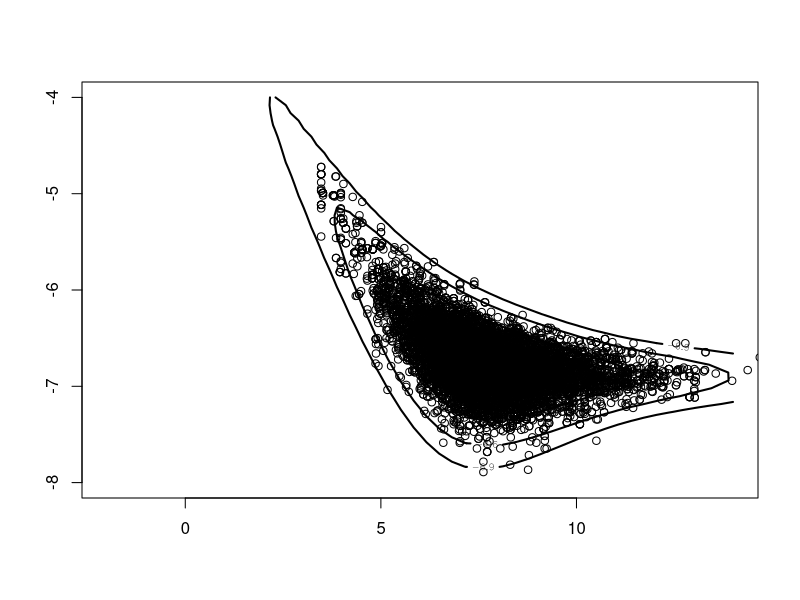
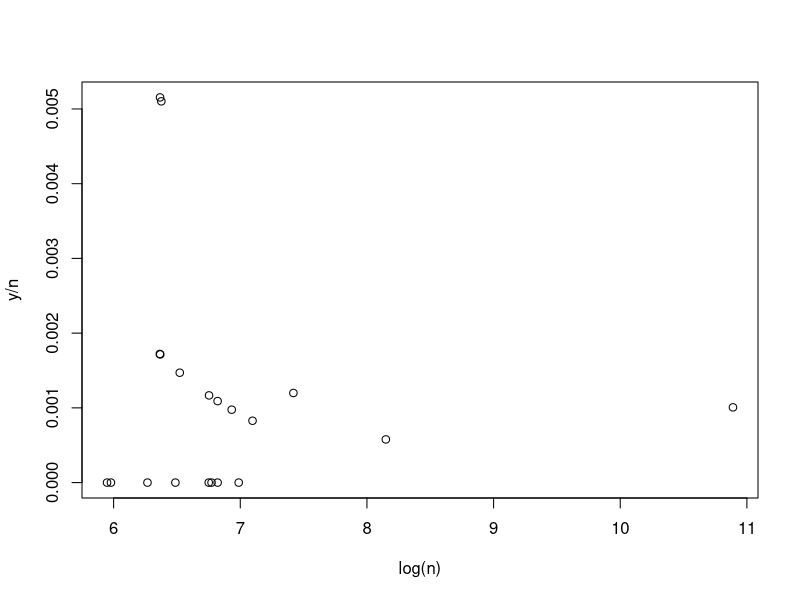
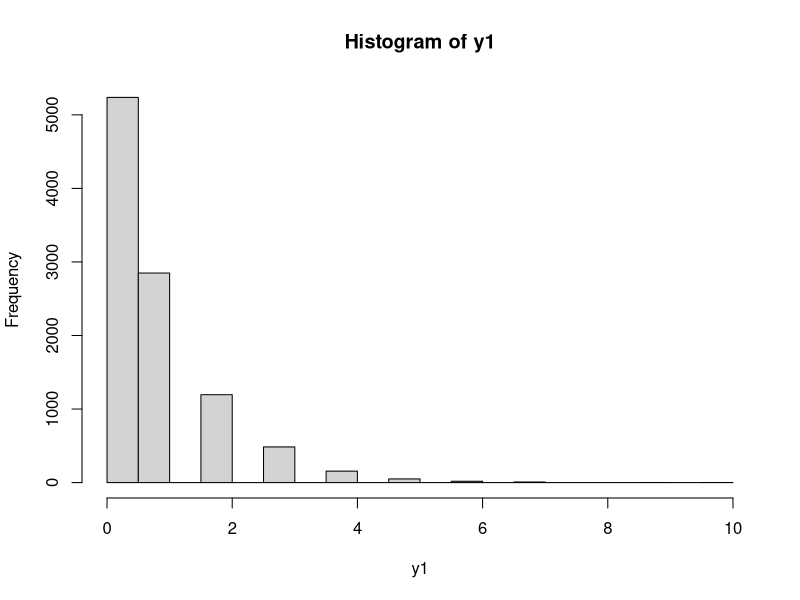
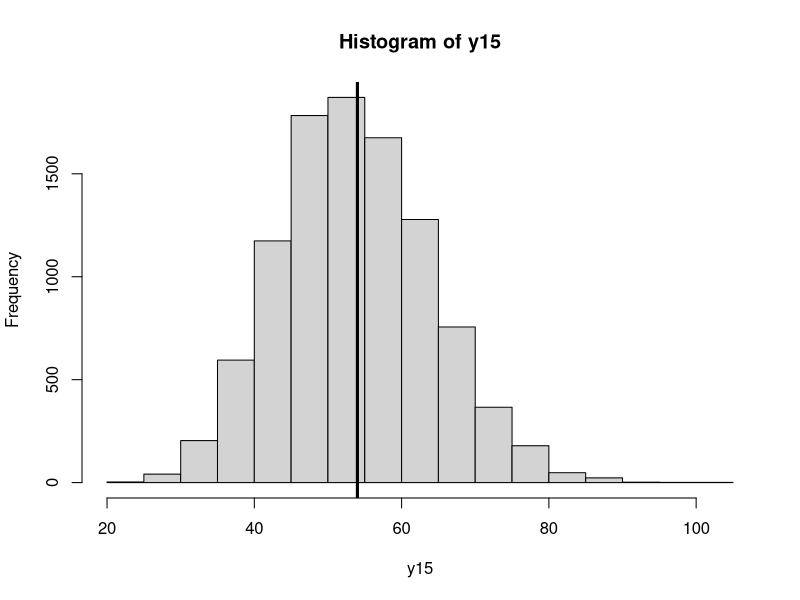

Write R code to recreate these figures, in order.
library(LearnBayes)
data(cancermortality)
y <- cancermortality$y
n <- cancermortality$n

fun <- function(theta, data){
  y <- data$y
  n <- data$n
  K <- exp(theta[1])
  eta <- exp(theta[2])/(1+exp(theta[2]))
  val <-   -2 * log(1+K) +
               sum(lbeta(K * eta + y, K*(1-eta) + n - y) - 
               lbeta(K * eta, K * (1-eta))) + theta[1] + 
               theta[2] + log(1+2*exp(theta[2])) - 2 * log(1+exp(theta[2]))
  return(val)
}

fit <- laplace(fun, c(0, 0), data = cancermortality)
mycontour(fun, c(-2, 14, -8, -4), data = cancermortality)


r <- gibbs(fun, fit$mode, 10000, diag(fit$var)^0.5*2, cancermortality)
r$par
r$accept
points(r$par)

K <- exp(r$par[, 1])
eta <- exp(r$par[, 2])/(1+exp(r$par[, 2]))

quantile(K, c(0.05, 0.95))
quantile(eta, c(0.05, 0.95))

p <- NULL
for(j in 1:20) {
  aj <- K * eta + y[j] 
  bj <- K * (1 - eta) + n[j] - y[j]
  rb <- rbeta(10000, aj, bj)
  p <- cbind(p,rb )
  probint <- quantile(rb, c(0.05, 0.95))
  lines(log(n[j]) * c(1, 1), probint)
}

apply(p, 2, quantile, c(0.05, 0.95))

plot(log(n), y/n)


mean(log(K))
sd(log(K))

y1 <- rbinom(10000, 1083, p[, 1])
sum(y1 <= y[1])/10000
hist(y1)


y15 <- rbinom(10000, 53637, p[, 15])
hist(y15)
abline(v = y[15], lwd = 3)
sum(y15 <= y[15]) / 10000
